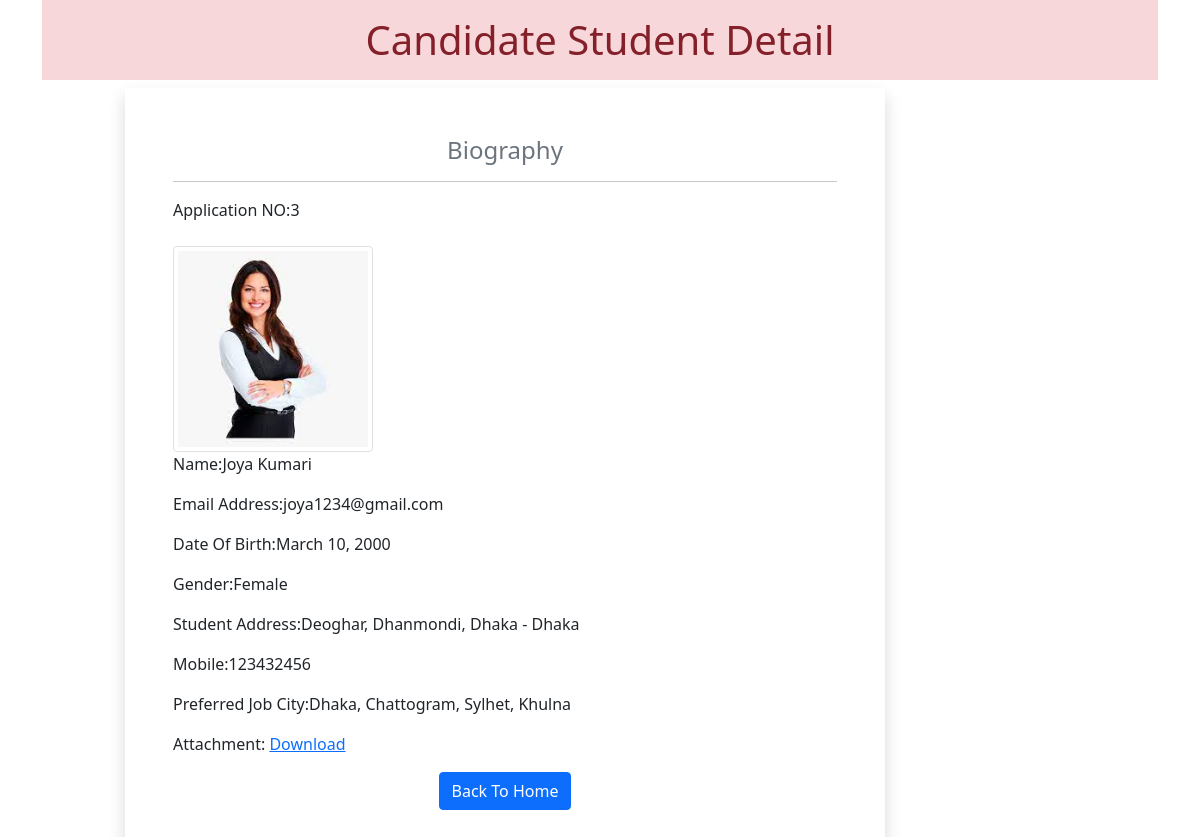
Screenshot of /3/ with the database file from the repository.
### myapp/models.py (models this page shows)
class User(models.Model):
    name=models.CharField(max_length=100)
    dob=models.DateField(auto_now=False, auto_now_add=False)
    gender=models.CharField(max_length=100)
    city=models.CharField(max_length=100)
    locality=models.CharField(max_length=100)
    pin=models.PositiveIntegerField()
    division=models.CharField(choices=DIVISION_CHOICE, max_length=50)
    mobile=models.PositiveIntegerField()
    email=models.EmailField()
    job_city=models.CharField(max_length=100)
    profile_image=models.ImageField(upload_to='myimage', blank=True)
    my_file=models.FileField(upload_to='doc', blank=True)

### myapp/views.py (the view)
# urls.py: path('<int:pk>/', views.CandidateView.as_view(), name='candidate'),
class CandidateView(View):
    def get(self, request, pk):
        candidate=User.objects.get(pk=pk)
        return render(request, 'myapp/candidate.html', {'candidate':candidate})

### myapp/templatetags/myfilter.py (called while the page is built)
@register.filter(name='remove_special')
def remove_chars(value,arg):
    for character in arg:
        value=value.replace(character, "")
    return value

### myapp/templates/myapp/candidate.html (shortened to what this page needs)
<!doctype html>
{%load myfilter %}
<html lang="en">
  <head>
    <link href="https://cdn.jsdelivr.net/npm/bootstrap@5.0.2/dist/css/bootstrap.min.css" rel="stylesheet">
  </head>
  <body>
    <div class="container">
        <h1 class="text-center alert-danger p-3">Candidate Student Detail </h1>
        <div class="row">
            <div class="col-md-8 shadow p-5 offset-sm-1">
                <h4 class="text-center text-secondary">Biography</h4><hr>
                <p>Application NO:{{candidate.id}}</p>
                <img src="{{candidate.profile_image.url}}" alt="" class="img-fluid img-thumbnail mt-2" width="200" height="150">
                <p>Name:{{candidate.name}}</p>
                <p>Email Address:{{candidate.email}}</p>
                <p>Date Of Birth:{{candidate.dob}}</p>
                <p>Gender:{{candidate.gender}}</p>
                <p>Student Address:{{candidate.city}}, {{candidate.locality}}, {{candidate.division}} - {{candidate.division}}</p>
                <p>Mobile:{{candidate.mobile}}</p>
                <p>Preferred Job City:{{candidate.job_city|remove_special:"[]'"}}</p>
                <p>Attachment: <a href="{{candidate.my_file.url}}">Download</a></p>
                <div class="text-center">
                  <a href="{% url 'home'%}" class="btn btn-primary">Back To Home</a>
                </div>
            </div>
        </div>
    </div>
  </body>
</html>

### rows the page displays
User: id "3", profile_image (picture), name "Joya Kumari", email "joya1234@gmail.com", dob "March 10, 2000", gender "Female", city "Deoghar", locality "Dhanmondi", division "Dhaka", mobile "123432456", job_city|remove_special "Dhaka, Chattogram, Sylhet, Khulna"
